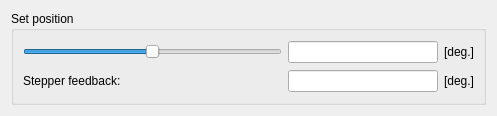
<?xml version="1.0" encoding="UTF-8"?>
<ui version="4.0">
 <class>StepperControlWidget</class>
 <widget class="QWidget" name="StepperControlWidget">
  <property name="geometry">
   <rect>
    <x>0</x>
    <y>0</y>
    <width>497</width>
    <height>116</height>
   </rect>
  </property>
  <property name="windowTitle">
   <string>Form</string>
  </property>
  <layout class="QGridLayout" name="gridLayout_2">
   <item row="0" column="0">
    <widget class="QGroupBox" name="groupBox">
     <property name="title">
      <string>Set position</string>
     </property>
     <layout class="QGridLayout" name="gridLayout">
      <item row="0" column="0">
       <widget class="QSlider" name="horizontalSliderStepperPositionInDeg">
        <property name="sizePolicy">
         <sizepolicy hsizetype="MinimumExpanding" vsizetype="Fixed">
          <horstretch>0</horstretch>
          <verstretch>0</verstretch>
         </sizepolicy>
        </property>
        <property name="minimum">
         <number>-360</number>
        </property>
        <property name="maximum">
         <number>360</number>
        </property>
        <property name="orientation">
         <enum>Qt::Horizontal</enum>
        </property>
       </widget>
      </item>
      <item row="0" column="1">
       <widget class="QLineEdit" name="lineEditStepperSliderPositionInDeg">
        <property name="minimumSize">
         <size>
          <width>100</width>
          <height>0</height>
         </size>
        </property>
        <property name="maximumSize">
         <size>
          <width>150</width>
          <height>16777215</height>
         </size>
        </property>
       </widget>
      </item>
      <item row="0" column="2">
       <widget class="QLabel" name="label_3">
        <property name="text">
         <string>[deg.]</string>
        </property>
       </widget>
      </item>
      <item row="1" column="0">
       <widget class="QLabel" name="label_2">
        <property name="text">
         <string>Stepper feedback: </string>
        </property>
       </widget>
      </item>
      <item row="1" column="1">
       <widget class="QLineEdit" name="lineEditStepperFeedbackInDeg">
        <property name="minimumSize">
         <size>
          <width>100</width>
          <height>0</height>
         </size>
        </property>
        <property name="maximumSize">
         <size>
          <width>150</width>
          <height>16777215</height>
         </size>
        </property>
       </widget>
      </item>
      <item row="1" column="2">
       <widget class="QLabel" name="label_4">
        <property name="text">
         <string>[deg.]</string>
        </property>
       </widget>
      </item>
     </layout>
    </widget>
   </item>
  </layout>
 </widget>
 <resources/>
 <connections/>
</ui>
